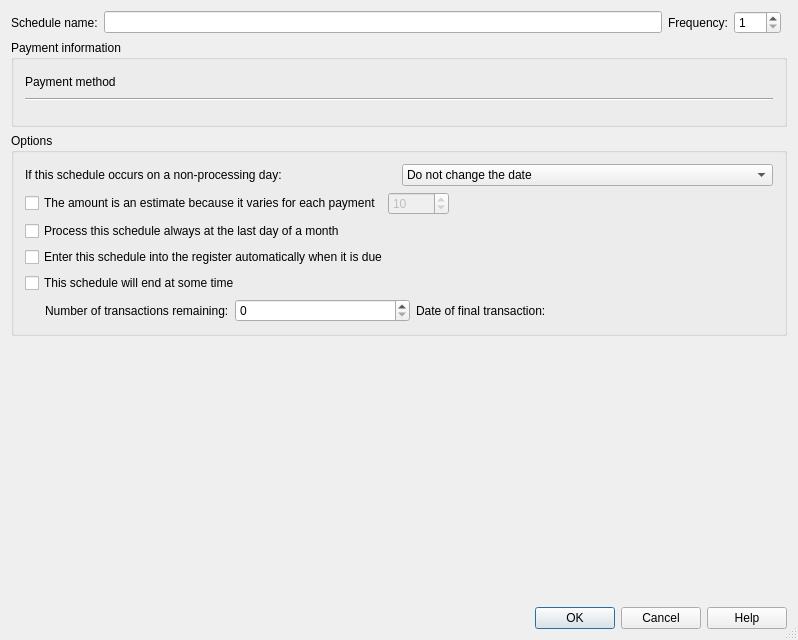
<?xml version="1.0" encoding="UTF-8"?>
<ui version="4.0">
 <class>KEditScheduleDlg</class>
 <widget class="QDialog" name="KEditScheduleDlg">
  <property name="geometry">
   <rect>
    <x>0</x>
    <y>0</y>
    <width>798</width>
    <height>640</height>
   </rect>
  </property>
  <property name="windowTitle">
   <string>Edit Scheduled transaction</string>
  </property>
  <property name="sizeGripEnabled">
   <bool>true</bool>
  </property>
  <layout class="QVBoxLayout">
   <item>
    <layout class="QHBoxLayout">
     <item>
      <layout class="QHBoxLayout">
       <item>
        <widget class="QLabel" name="textLabel1">
         <property name="text">
          <string>Schedule name:</string>
         </property>
         <property name="wordWrap">
          <bool>false</bool>
         </property>
        </widget>
       </item>
       <item>
        <widget class="KLineEdit" name="m_nameEdit">
         <property name="focusPolicy">
          <enum>Qt::StrongFocus</enum>
         </property>
        </widget>
       </item>
      </layout>
     </item>
     <item>
      <layout class="QHBoxLayout">
       <item>
        <widget class="QLabel" name="textLabel3">
         <property name="text">
          <string>Frequency:</string>
         </property>
         <property name="wordWrap">
          <bool>false</bool>
         </property>
        </widget>
       </item>
       <item>
        <widget class="QSpinBox" name="m_frequencyNoEdit">
         <property name="focusPolicy">
          <enum>Qt::StrongFocus</enum>
         </property>
         <property name="toolTip">
          <string>Number of selected periods between entries</string>
         </property>
         <property name="minimum">
          <number>1</number>
         </property>
         <property name="maximum">
          <number>999</number>
         </property>
        </widget>
       </item>
       <item>
        <widget class="KMyMoneyOccurrencePeriodCombo" name="m_frequencyEdit" native="true"/>
       </item>
      </layout>
     </item>
    </layout>
   </item>
   <item>
    <widget class="QGroupBox" name="m_paymentInformation">
     <property name="title">
      <string>Payment information</string>
     </property>
     <layout class="QVBoxLayout" name="m_paymentInformationLayout">
      <item>
       <layout class="QHBoxLayout">
        <item>
         <widget class="QLabel" name="textLabel1_3">
          <property name="text">
           <string>Payment method</string>
          </property>
          <property name="wordWrap">
           <bool>false</bool>
          </property>
         </widget>
        </item>
        <item>
         <widget class="KMyMoneyGeneralCombo" name="m_paymentMethodEdit" native="true">
          <property name="sizePolicy">
           <sizepolicy hsizetype="MinimumExpanding" vsizetype="Fixed">
            <horstretch>0</horstretch>
            <verstretch>0</verstretch>
           </sizepolicy>
          </property>
         </widget>
        </item>
        <item>
         <spacer name="spacer4">
          <property name="orientation">
           <enum>Qt::Horizontal</enum>
          </property>
          <property name="sizeType">
           <enum>QSizePolicy::Expanding</enum>
          </property>
          <property name="sizeHint" stdset="0">
           <size>
            <width>61</width>
            <height>21</height>
           </size>
          </property>
         </spacer>
        </item>
       </layout>
      </item>
      <item>
       <widget class="Line" name="line1">
        <property name="frameShape">
         <enum>QFrame::HLine</enum>
        </property>
        <property name="frameShadow">
         <enum>QFrame::Sunken</enum>
        </property>
       </widget>
      </item>
      <item>
       <widget class="KMyMoneyRegister::Register" name="m_register" native="true">
        <property name="rowCount" stdset="0">
         <number>0</number>
        </property>
        <property name="columnCount" stdset="0">
         <number>12</number>
        </property>
       </widget>
      </item>
      <item>
       <widget class="KMyMoneyTransactionForm::TransactionForm" name="m_form" native="true">
        <property name="rowCount" stdset="0">
         <number>5</number>
        </property>
        <property name="columnCount" stdset="0">
         <number>1</number>
        </property>
       </widget>
      </item>
     </layout>
    </widget>
   </item>
   <item>
    <widget class="QGroupBox" name="groupBox2">
     <property name="title">
      <string>Options</string>
     </property>
     <layout class="QVBoxLayout">
      <item>
       <layout class="QGridLayout">
        <item row="1" column="1">
         <widget class="KComboBox" name="m_weekendOptionEdit">
          <item>
           <property name="text">
            <string>Do not change the date</string>
           </property>
          </item>
          <item>
           <property name="text">
            <string>Change the date to the previous processing day</string>
           </property>
          </item>
          <item>
           <property name="text">
            <string>Change the date to the next processing day</string>
           </property>
          </item>
         </widget>
        </item>
        <item row="1" column="0">
         <widget class="QLabel" name="textLabel1_2">
          <property name="text">
           <string>If this schedule occurs on a non-processing day:</string>
          </property>
          <property name="wordWrap">
           <bool>false</bool>
          </property>
         </widget>
        </item>
       </layout>
      </item>
      <item>
       <layout class="QHBoxLayout">
        <item>
         <widget class="QCheckBox" name="m_estimateEdit">
          <property name="text">
           <string>The amount is an estimate because it varies for each payment</string>
          </property>
         </widget>
        </item>
        <item>
         <widget class="QSpinBox" name="m_variation">
          <property name="enabled">
           <bool>false</bool>
          </property>
          <property name="maximum">
           <number>32767</number>
          </property>
          <property name="value">
           <number>10</number>
          </property>
         </widget>
        </item>
        <item>
         <spacer name="spacer5">
          <property name="orientation">
           <enum>Qt::Horizontal</enum>
          </property>
          <property name="sizeType">
           <enum>QSizePolicy::Expanding</enum>
          </property>
          <property name="sizeHint" stdset="0">
           <size>
            <width>21</width>
            <height>20</height>
           </size>
          </property>
         </spacer>
        </item>
       </layout>
      </item>
      <item>
       <widget class="QCheckBox" name="m_lastDayInMonthEdit">
        <property name="text">
         <string>Process this schedule always at the last day of a month</string>
        </property>
       </widget>
      </item>
      <item>
       <widget class="QCheckBox" name="m_autoEnterEdit">
        <property name="text">
         <string>Enter this schedule into the register automatically when it is due</string>
        </property>
       </widget>
      </item>
      <item>
       <widget class="QCheckBox" name="m_endSeriesEdit">
        <property name="text">
         <string>This schedule will end at some time</string>
        </property>
       </widget>
      </item>
      <item>
       <widget class="QFrame" name="m_endOptionsFrame">
        <property name="frameShape">
         <enum>QFrame::NoFrame</enum>
        </property>
        <property name="frameShadow">
         <enum>QFrame::Raised</enum>
        </property>
        <layout class="QHBoxLayout">
         <property name="leftMargin">
          <number>0</number>
         </property>
         <property name="topMargin">
          <number>0</number>
         </property>
         <property name="rightMargin">
          <number>0</number>
         </property>
         <property name="bottomMargin">
          <number>0</number>
         </property>
         <item>
          <spacer name="Spacer3_2_2">
           <property name="orientation">
            <enum>Qt::Horizontal</enum>
           </property>
           <property name="sizeType">
            <enum>QSizePolicy::Fixed</enum>
           </property>
           <property name="sizeHint" stdset="0">
            <size>
             <width>20</width>
             <height>20</height>
            </size>
           </property>
          </spacer>
         </item>
         <item>
          <widget class="QLabel" name="m_endLabel1">
           <property name="text">
            <string>Number of transactions remaining:</string>
           </property>
           <property name="wordWrap">
            <bool>false</bool>
           </property>
          </widget>
         </item>
         <item>
          <widget class="QSpinBox" name="m_RemainingEdit">
           <property name="minimum">
            <number>0</number>
           </property>
           <property name="maximum">
            <number>9999</number>
           </property>
          </widget>
         </item>
         <item>
          <widget class="QLabel" name="m_endLabel2">
           <property name="text">
            <string>Date of final transaction:</string>
           </property>
           <property name="wordWrap">
            <bool>false</bool>
           </property>
          </widget>
         </item>
         <item>
          <widget class="KMyMoneyDateInput" name="m_FinalPaymentEdit" native="true">
           <property name="focusPolicy">
            <enum>Qt::StrongFocus</enum>
           </property>
          </widget>
         </item>
        </layout>
       </widget>
      </item>
     </layout>
    </widget>
   </item>
   <item>
    <spacer name="spacer12">
     <property name="orientation">
      <enum>Qt::Vertical</enum>
     </property>
     <property name="sizeType">
      <enum>QSizePolicy::Expanding</enum>
     </property>
     <property name="sizeHint" stdset="0">
      <size>
       <width>20</width>
       <height>16</height>
      </size>
     </property>
    </spacer>
   </item>
   <item>
    <widget class="QDialogButtonBox" name="buttonBox">
     <property name="standardButtons">
      <set>QDialogButtonBox::Cancel|QDialogButtonBox::Help|QDialogButtonBox::Ok</set>
     </property>
    </widget>
   </item>
  </layout>
 </widget>
 <layoutdefault spacing="6" margin="11"/>
 <customwidgets>
  <customwidget>
   <class>KLineEdit</class>
   <extends>QLineEdit</extends>
   <header>klineedit.h</header>
  </customwidget>
  <customwidget>
   <class>KComboBox</class>
   <extends>QComboBox</extends>
   <header>kcombobox.h</header>
  </customwidget>
  <customwidget>
   <class>KMyMoneyRegister::Register</class>
   <extends>QWidget</extends>
   <header>register.h</header>
  </customwidget>
  <customwidget>
   <class>KMyMoneyGeneralCombo</class>
   <extends>QWidget</extends>
   <header>kmymoneygeneralcombo.h</header>
   <container>1</container>
  </customwidget>
  <customwidget>
   <class>KMyMoneyOccurrencePeriodCombo</class>
   <extends>QWidget</extends>
   <header>kmymoneyoccurrenceperiodcombo.h</header>
   <container>1</container>
  </customwidget>
  <customwidget>
   <class>KMyMoneyTransactionForm::TransactionForm</class>
   <extends>QWidget</extends>
   <header>transactionform.h</header>
  </customwidget>
  <customwidget>
   <class>KMyMoneyDateInput</class>
   <extends>QWidget</extends>
   <header>kmymoneydateinput.h</header>
  </customwidget>
 </customwidgets>
 <resources/>
 <connections>
  <connection>
   <sender>m_endSeriesEdit</sender>
   <signal>toggled(bool)</signal>
   <receiver>m_endOptionsFrame</receiver>
   <slot>setEnabled(bool)</slot>
   <hints>
    <hint type="sourcelabel">
     <x>20</x>
     <y>20</y>
    </hint>
    <hint type="destinationlabel">
     <x>20</x>
     <y>20</y>
    </hint>
   </hints>
  </connection>
  <connection>
   <sender>m_estimateEdit</sender>
   <signal>toggled(bool)</signal>
   <receiver>m_variation</receiver>
   <slot>setEnabled(bool)</slot>
   <hints>
    <hint type="sourcelabel">
     <x>20</x>
     <y>20</y>
    </hint>
    <hint type="destinationlabel">
     <x>20</x>
     <y>20</y>
    </hint>
   </hints>
  </connection>
  <connection>
   <sender>buttonBox</sender>
   <signal>accepted()</signal>
   <receiver>KEditScheduleDlg</receiver>
   <slot>accept()</slot>
   <hints>
    <hint type="sourcelabel">
     <x>398</x>
     <y>616</y>
    </hint>
    <hint type="destinationlabel">
     <x>398</x>
     <y>319</y>
    </hint>
   </hints>
  </connection>
  <connection>
   <sender>buttonBox</sender>
   <signal>rejected()</signal>
   <receiver>KEditScheduleDlg</receiver>
   <slot>reject()</slot>
   <hints>
    <hint type="sourcelabel">
     <x>398</x>
     <y>616</y>
    </hint>
    <hint type="destinationlabel">
     <x>398</x>
     <y>319</y>
    </hint>
   </hints>
  </connection>
 </connections>
</ui>
